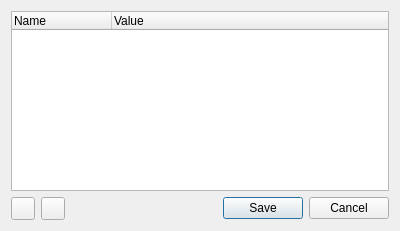
<?xml version="1.0" encoding="UTF-8"?>
<ui version="4.0">
 <class>GameCheatCodeChoiceEditorDialog</class>
 <widget class="QWidget" name="GameCheatCodeChoiceEditorDialog">
  <property name="geometry">
   <rect>
    <x>0</x>
    <y>0</y>
    <width>400</width>
    <height>231</height>
   </rect>
  </property>
  <property name="windowTitle">
   <string>Cheat Choice Editor</string>
  </property>
  <layout class="QVBoxLayout" name="verticalLayout">
   <item>
    <widget class="QTreeWidget" name="optionList">
     <column>
      <property name="text">
       <string>Name</string>
      </property>
     </column>
     <column>
      <property name="text">
       <string>Value</string>
      </property>
     </column>
    </widget>
   </item>
   <item>
    <layout class="QHBoxLayout" name="horizontalLayout">
     <item>
      <widget class="QToolButton" name="add">
       <property name="sizePolicy">
        <sizepolicy hsizetype="Preferred" vsizetype="Fixed">
         <horstretch>0</horstretch>
         <verstretch>0</verstretch>
        </sizepolicy>
       </property>
       <property name="toolTip">
        <string>Add Cheat</string>
       </property>
       <property name="icon">
        <iconset theme="add-line"/>
       </property>
       <property name="toolButtonStyle">
        <enum>Qt::ToolButtonStyle::ToolButtonIconOnly</enum>
       </property>
      </widget>
     </item>
     <item>
      <widget class="QToolButton" name="remove">
       <property name="sizePolicy">
        <sizepolicy hsizetype="Preferred" vsizetype="Fixed">
         <horstretch>0</horstretch>
         <verstretch>0</verstretch>
        </sizepolicy>
       </property>
       <property name="toolTip">
        <string>Remove Cheat</string>
       </property>
       <property name="icon">
        <iconset theme="minus-line"/>
       </property>
       <property name="toolButtonStyle">
        <enum>Qt::ToolButtonStyle::ToolButtonIconOnly</enum>
       </property>
      </widget>
     </item>
     <item>
      <widget class="QDialogButtonBox" name="buttonBox">
       <property name="standardButtons">
        <set>QDialogButtonBox::StandardButton::Cancel|QDialogButtonBox::StandardButton::Save</set>
       </property>
      </widget>
     </item>
    </layout>
   </item>
  </layout>
 </widget>
 <resources/>
 <connections/>
</ui>
